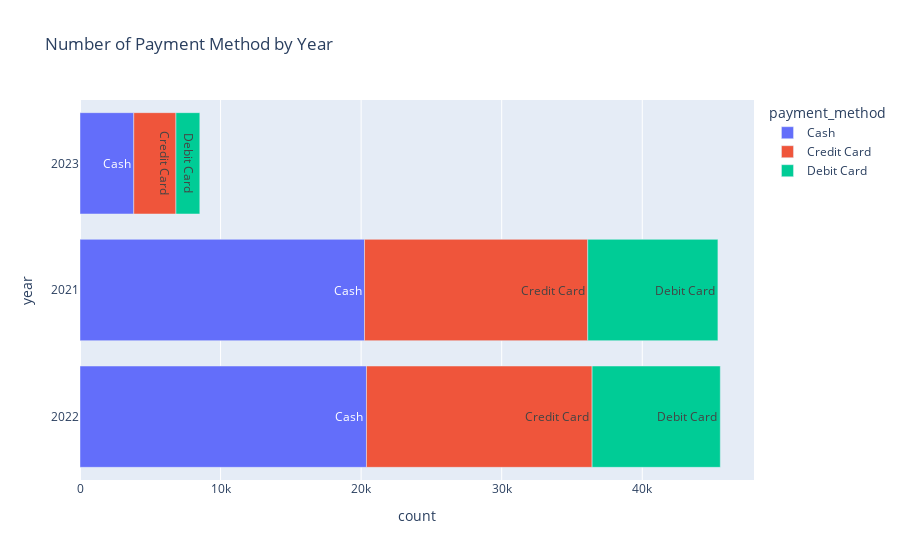

The notebook cell this image was saved under:
### Markdown cell above
Dikarenakan ingin membandingkan metode pembayaran makan digunakan stacked bar-h chart.

### Code cell
fig = px.bar(df_pay, x='count', y='year', color='payment_method', text='payment_method', orientation='h', title="Number of Payment Method by Year")

# Membuat y axes atau year menampilkan data sebagai integer
fig.update_yaxes(type='category')
fig.show()

### Figure 1 — Plotly figure (JSON) as saved in the notebook; plotly's stock layout.template omitted (floating-point values rounded to 4 significant figures)
{"data": [{"alignmentgroup": "True", "hovertemplate": "payment_method=%{text}<br>count=%{x}<br>year=%{y}<extra></extra>", "legendgroup": "Cash", "marker": {"color": "#636efa", "pattern": {"shape": ""}}, "name": "Cash", "offsetgroup": "Cash", "orientation": "h", "showlegend": true, "text": ["Cash", "Cash", "Cash"], "textposition": "auto", "type": "bar", "x": [20380, 20241, 3826], "xaxis": "x", "y": [2022, 2021, 2023], "yaxis": "y"}, {"alignmentgroup": "True", "hovertemplate": "payment_method=%{text}<br>count=%{x}<br>year=%{y}<extra></extra>", "legendgroup": "Credit Card", "marker": {"color": "#EF553B", "pattern": {"shape": ""}}, "name": "Credit Card", "offsetgroup": "Credit Card", "orientation": "h", "showlegend": true, "text": ["Credit Card", "Credit Card", "Credit Card"], "textposition": "auto", "type": "bar", "x": [16052, 15880, 2999], "xaxis": "x", "y": [2022, 2021, 2023], "yaxis": "y"}, {"alignmentgroup": "True", "hovertemplate": "payment_method=%{text}<br>count=%{x}<br>year=%{y}<extra></extra>", "legendgroup": "Debit Card", "marker": {"color": "#00cc96", "pattern": {"shape": ""}}, "name": "Debit Card", "offsetgroup": "Debit Card", "orientation": "h", "showlegend": true, "text": ["Debit Card", "Debit Card", "Debit Card"], "textposition": "auto", "type": "bar", "x": [9261, 9119, 1699], "xaxis": "x", "y": [2021, 2022, 2023], "yaxis": "y"}], "layout": {"barmode": "relative", "legend": {"title": {"text": "payment_method"}, "tracegroupgap": 0}, "title": {"text": "Number of Payment Method by Year"}, "xaxis": {"anchor": "y", "domain": [0, 1], "title": {"text": "count"}}, "yaxis": {"anchor": "x", "domain": [0, 1], "title": {"text": "year"}, "type": "category"}}}
